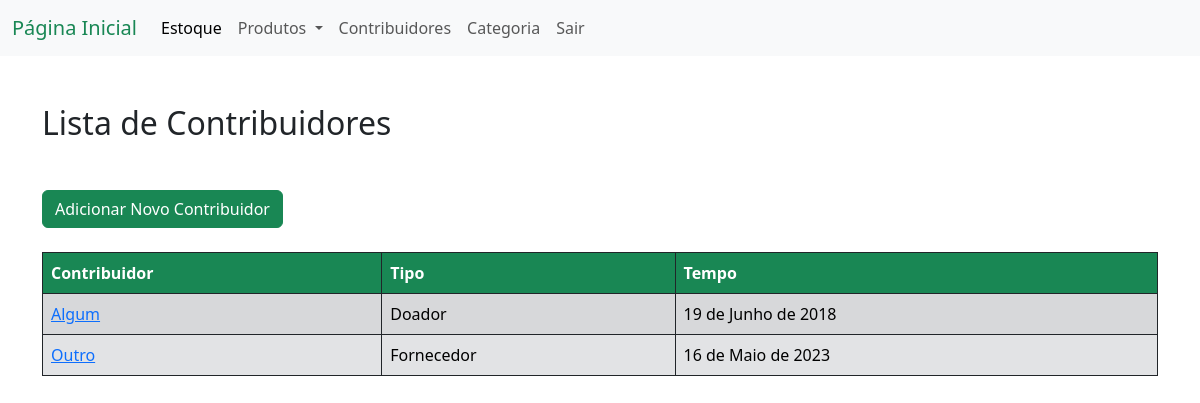
Before: /Contribuidores/ (signed in) with the older database file.
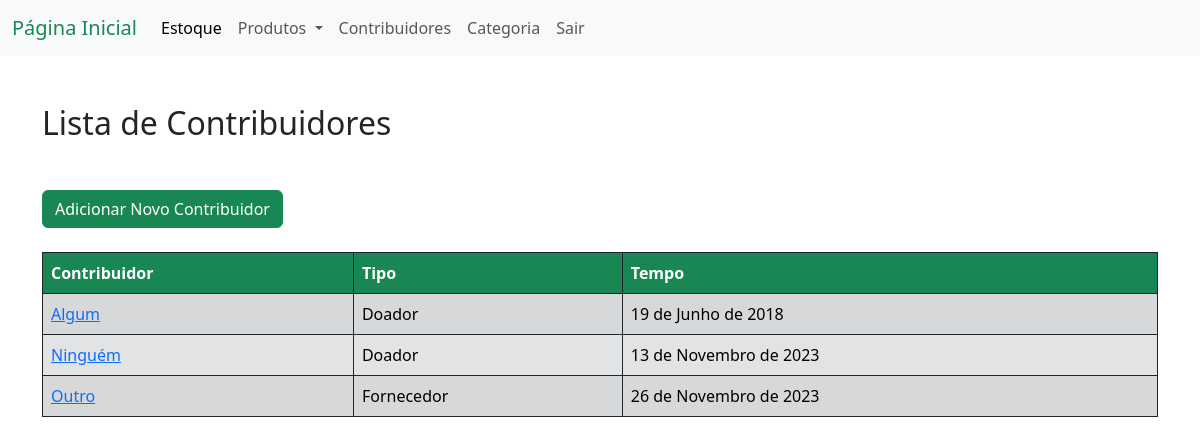
After: the same page with the newer database file.
### ABSJ/models.py (models this page shows, shortened)
class Contribuidor(models.Model):
    contribuidor = models.CharField(max_length=250, unique=True)
    tipocontribuidor = models.CharField(choices=CONTRIBUIDOR, max_length=10)
    tempo = models.DateField()
    quantidade_dias = models.PositiveIntegerField(default=0)
    observacoes = models.TextField(blank=True, null=True)
    class Meta:
        ordering = ['tempo']

### ABSJ/views.py (the view)
# urls.py: path('Contribuidores/', v.contribuidor, name='contribuidores'),
@login_required
def contribuidor(request):
    contribuidores = m.Contribuidor.objects.all()
    return render (request, 'list_Contribuidores.html', {'contribuidores':contribuidores})

### templates/list_Contribuidores.html (shortened to what this page needs)
{% extends 'home.html' %}
{% load static %}
{% block content %}
<div class="container mt-5 ">
  <h2 class="mb-5">Lista de Contribuidores</h2>
  {% if user.username == 'admin' %}
  <a class="btn btn-success mb-4"  href="{% url 'ContribuidorForm' %}">Adicionar Novo Contribuidor</a>
  {% endif %}
  <div class="table-responsive">
    <table class="table table-striped table-bordered table-hover border-dark">
      <thead id="customTableHead" class="thead-dark">
        <tr>
          <th scope="col">Contribuidor</th>
          <th scope="col">Tipo</th>
          <th scope="col">Tempo</th>
        </tr>
      </thead>
      <tbody>
        {% for c in contribuidores %}
          <tr class="table-secondary border-dark">
            <td><a href="{% url 'Contribuidor_read' id=c.id %}">{{ c.contribuidor }}</a></td>
            <td>{{ c.tipocontribuidor }}</td>
            <td>{{ c.tempo }}</td>
          </tr>
        {% endfor %}
      </tbody>
    </table>
  </div>
</div>
{% endblock %}

Changed rows visible on the page:
added Contribuidor: contribuidor "Ninguém", tipocontribuidor "Doador", tempo "13 de Novembro de 2023"
changed Contribuidor "Outro": tempo "16 de Maio de 2023" → "26 de Novembro de 2023"
